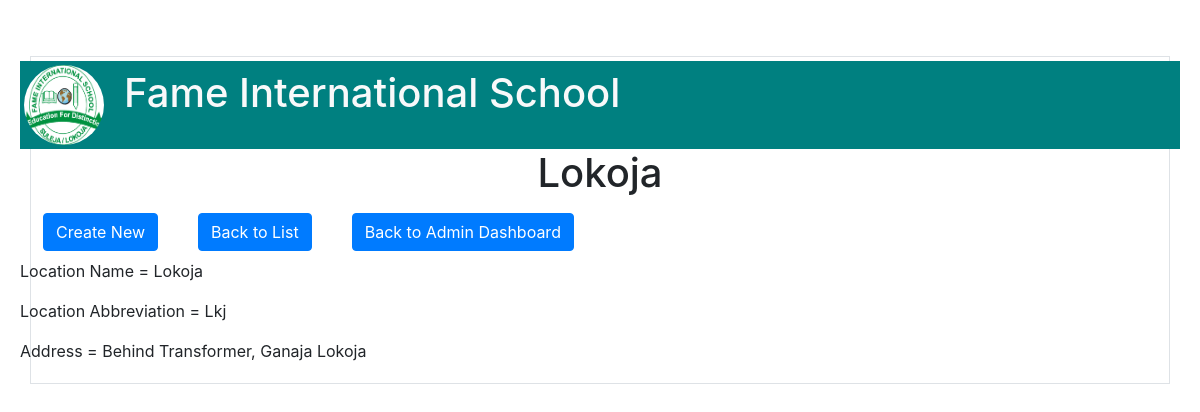
The app's page /public/admin/location/show.php?id=1 with its own data.
### tables this page shows
CREATE TABLE `tbllocation` (
  `locId` int(11) NOT NULL,
  `locLName` varchar(50) NOT NULL,
  `locSName` varchar(50) NOT NULL,
  `locAddress` varchar(50) NOT NULL
);

### private/functions.php (called while the page is built, shortened)
<?php
function urlFor($script_path) {
  if($script_path[0] != '/') {
    $script_path = "/" . $script_path;
  }
  return WWW_ROOT . $script_path;
}
function h($string="") {
  return htmlspecialchars($string);
}
?>

### private/query_functions.php (called while the page is built, shortened)
<?php
function getLocationById($id){
	global $db;
	$sql = "SELECT * FROM tblLocation ";
	$sql .= "WHERE locId = '".$id."'";
	$result = mysqli_query($db, $sql);
	$location = mysqli_fetch_assoc($result);
	return $location;
}

### public/Admin/Location/show.php (the view, shortened to what this page needs)
<?php
$id = h($_GET['id']);
$Location = getLocationById($id);
$pageHeading = $Location['locLName'];
include_once(SHARED_PATH .'/adminHeader.php');
?>
    <div class="row">
        <div class="col-xs-12 mx-auto">
        <h1><?php echo $pageHeading;?></h1>
        </div>
    </div>
    <nav class="nav navbar-inline">
		<li class="mr-4 p-2"><a class="btn btn-primary" href="<?php echo urlFor('/admin/Location/new.php');?>"> Create New</a></li>
		<li class="mr-4 p-2"><a class="btn btn-primary" href="<?php echo urlFor('/admin/Location/index.php');?>"> Back to List</a></li>
        <li class="mr-4 p-2"><a class="btn btn-primary" href="<?php echo urlFor('/admin/index.php');?>"> Back to Admin Dashboard</a></li>
   </nav>
    <div class="row">
        <div class="col-xs-12 table-responsive">
            <div>
            <p>Location Name  = <?php echo $Location['locLName'];?></p>
            <p>Location Abbreviation  = <?php echo $Location['locSName'];?></p>
            <p>Address  = <?php echo $Location['locAddress'];?></p>
            </div>
        </div>
    </div>
</div>

### public/stylesheets/custom.css (style rules this page uses)
body { padding-top: 54px; background-image:url(img/Banner1.png) }
@media (min-width: 992px) { body { padding-top: 56px; } }

### records on screen
tbllocation: locLName "Lokoja", locSName "Lkj", locAddress "Behind Transformer, Ganaja Lokoja"
